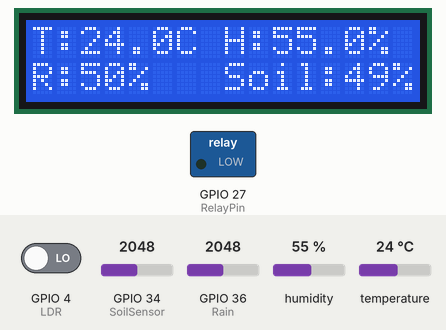
A sketch run on a simulated ESP32. On the bench: 16×2 character LCD, switched loads named in the sketch (green lamp = pin HIGH). The test bench sets the inputs (shaded band); at power-on: GPIO 34 (SoilSensor) = 2048, humidity 55 %, GPIO 36 (Rain) = 2048, temperature 24 °C, GPIO 4 (LDR) LOW (analog values on the 0–4095 scale). WiFi joins after 1.5 s; servers stay silent unless stated; what the sketch prints to the serial monitor is not drawn.

Above: at 8.5 s.
8.6 s: GPIO 34 (SoilSensor) set to 2430
At 11.1 s:
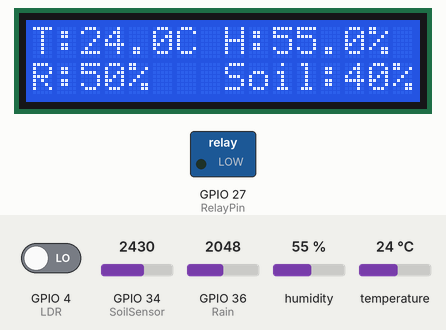
11.4 s: GPIO 34 (SoilSensor) set to 2515
At 12.4 s:
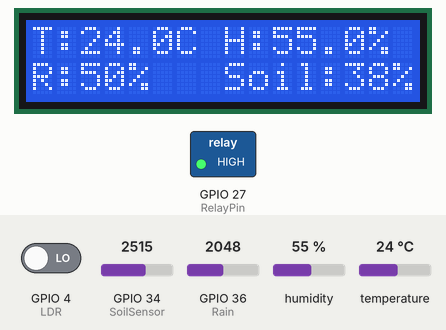
13.4 s: humidity set to 22 %
At 16.7 s:
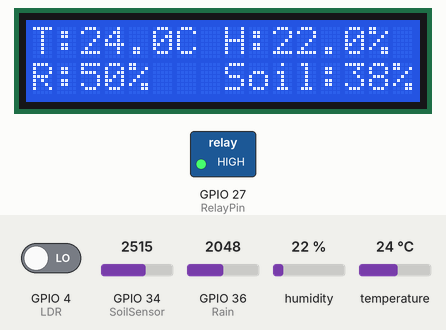
17.4 s: GPIO 36 (Rain) set to 2866
At 18.5 s:
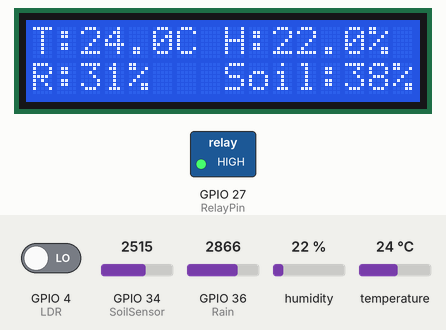
19.4 s: temperature set to 12 °C
At 20.9 s:
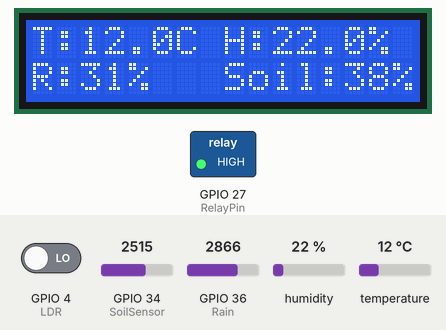
21.4 s: GPIO 36 (Rain) set to 3972
At 22.7 s:
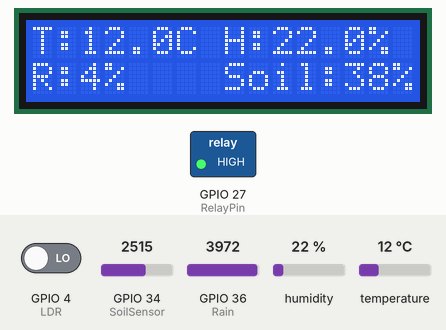
Timing chart, 0 to 24.4 s (numbered marks = the images above; inputs shaded):
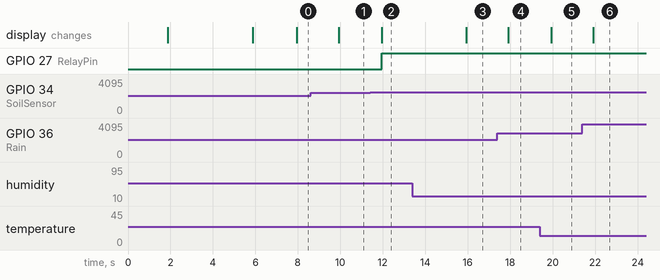

The sketch:

esp32_blynk_farm.ino.ino
```cpp
#define BLYNK_TEMPLATE_ID "Your BLYNK TEMPLATE ID"
#define BLYNK_TEMPLATE_NAME "Your BLYNK TEMPLATE NAME"
#define BLYNK_AUTH_TOKEN "Your BLYNK AUTH TOKEN"

#include <LiquidCrystal_I2C.h>
#include <Wire.h>
#include <WiFiClient.h>
#include <BlynkSimpleEsp32.h>
#include <DHT.h>

#define LDR 4
#define TH 5
#define Rain 36
#define SoilSensor 34
#define RelayPin 27

LiquidCrystal_I2C lcd(0x27, 16, 2);
DHT dht(TH, DHT11);
BlynkTimer timer;
WidgetLED led(V4);

char auth[] = BLYNK_AUTH_TOKEN;
char ssid[] = "Your wifi name";
char pass[] = "Your wifi password";

bool manualRelayControl = false; // Flag for manual relay control

void setup() {
  Serial.begin(115200);
  Blynk.begin(auth, ssid, pass);

  dht.begin();
  lcd.init();
  lcd.backlight();

  pinMode(LDR, INPUT);
  pinMode(Rain, INPUT);
  pinMode(SoilSensor, INPUT);
  pinMode(RelayPin, OUTPUT);

  analogReadResolution(12);

  lcd.setCursor(0, 0);
  lcd.print("System");
  lcd.setCursor(4, 1);
  lcd.print("Loading..");
  delay(4000);
  lcd.clear();

  timer.setInterval(2000L, sendSensorData); // every 2 seconds

  Serial.println("Setup done");
}

// Main sensor data send function
void sendSensorData() {
  DHT11sensor();
  rainSensor();
  soilSensorAndRelay();
  LDRsensor();
}

// Read DHT11 sensor
void DHT11sensor() {
  float h = dht.readHumidity();
  float t = dht.readTemperature();

  if (isnan(h) || isnan(t)) {
    Serial.println("Failed to read from DHT sensor!");
    return;
  }
  Blynk.virtualWrite(V0, t);
  Blynk.virtualWrite(V1, h);

  lcd.setCursor(0, 0);
  lcd.print("T:");
  lcd.print(t, 1);
  lcd.print("C ");

  lcd.setCursor(8, 0);
  lcd.print("H:");
  lcd.print(h, 1);
  lcd.print("% ");

  Serial.print("Temp: ");
  Serial.print(t);
  Serial.print(" C, Humidity: ");
  Serial.print(h);
  Serial.println(" %");
}

// Read rain sensor
void rainSensor() {
  int Rvalue = analogRead(Rain);
  Rvalue = map(Rvalue, 0, 4095, 0, 100);
  Rvalue = (Rvalue - 100) * -1;
  Blynk.virtualWrite(V2, Rvalue);

  lcd.setCursor(0, 1);
  lcd.print("R:");
  lcd.print(Rvalue);
  lcd.print("% ");

  Serial.print("Rain: ");
  Serial.print(Rvalue);
  Serial.println("%");
}

// Read soil moisture and control relay automatically
void soilSensorAndRelay() {
  int soilValue = analogRead(SoilSensor);  // Raw analog soil sensor value (0-4095)
  int soilPercent = map(soilValue, 4095, 0, 0, 100); // Map to percentage (dry=100%, wet=0%)

  Blynk.virtualWrite(V5, soilPercent);

  lcd.setCursor(8, 1);
  lcd.print("Soil:");
  lcd.print(soilPercent);
  lcd.print("% ");

  Serial.print("Soil Moisture: ");
  Serial.print(soilValue);
  Serial.print(" raw, ");
  Serial.print(soilPercent);
  Serial.println("%");

  if (!manualRelayControl) {
    if (soilPercent < 40) {   // Soil dry below 40%
      digitalWrite(RelayPin, HIGH); // Turn ON relay
      Serial.println("Relay ON (Auto: Soil Dry)");
    } else {                  // Soil wet 40% or above
      digitalWrite(RelayPin, LOW);  // Turn OFF relay
      Serial.println("Relay OFF (Auto: Soil Wet)");
    }
  }
}

// Read LDR sensor and update LED widget
void LDRsensor() {
  bool value = digitalRead(LDR);
  if (value == 1) {
    led.on();
  } else {
    led.off();
  }
}

// Blynk button handler for manual relay control
BLYNK_WRITE(V6) {
  int buttonState = param.asInt();
  Serial.print("Manual Relay Control Button: ");
  Serial.println(buttonState);

  if (buttonState == 1) {
    manualRelayControl = true;
    digitalWrite(RelayPin, HIGH);
    Serial.println("Relay ON (Manual)");
  } else {
    manualRelayControl = false; // Release manual control; auto control resumes
    Serial.println("Manual control OFF; Auto control resumes");
  }
}

void loop() {
  Blynk.run();
  timer.run();
}
```

Measured:
- the behaviour switches between 2457 and 2458 on GPIO 34 (SoilSensor) (found by bisection; images 1 and 2)
- after the input at 8.6 s, the display: changes after 1.3 s (image 1)
- after the input at 11.4 s, GPIO 27 (RelayPin): LOW → HIGH after 0.54 s; the display: changes after 0.54 s (image 2)
- after the input at 13.4 s, the display: changes after 2.5 s (image 3)
- after the input at 17.4 s, the display: changes after 0.52 s (image 4)
- after the input at 19.4 s, the display: changes after 0.54 s (image 5)
- after the input at 21.4 s, the display: changes after 0.52 s (image 6)
